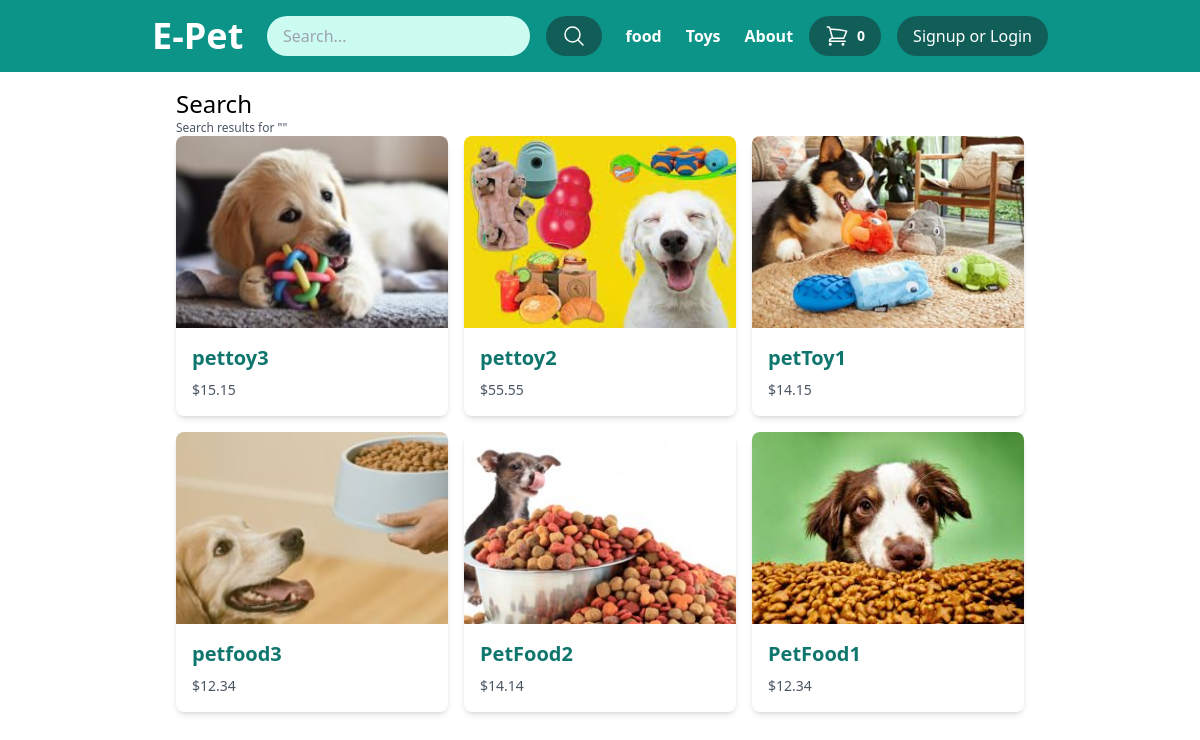
The app's page /search/ with its own data.
### store/models.py (models this page shows, shortened)
class Category(models.Model):
    title = models.CharField(max_length=50)
    slug = models.SlugField(max_length=50)
    class Meta:
        verbose_name_plural = 'Categories'

class Product(models.Model):
    DRAFT = 'draft'
    WAITING_APPROVAL = 'waitingapproval'
    ACTIVE = 'active'
    DELETED = 'deleted'
    STATUS_CHOICES = ((DRAFT, 'Draft'), (WAITING_APPROVAL,
                      'Waiting approval'), (ACTIVE, 'Active'), (DELETED, 'Deleted'),)
    user = models.ForeignKey(
        User, related_name='products', on_delete=models.CASCADE)
    category = models.ForeignKey(
        Category, related_name='products', on_delete=models.CASCADE)
    title = models.CharField(max_length=50)
    slug = models.SlugField(max_length=50)
    description = models.TextField(blank=True)
    price = models.IntegerField()
    image = models.ImageField(
        upload_to='uploads/product_images', blank=True, null=True)
    thumbnail = models.ImageField(
        upload_to='uploads/product_images/thumbnail', blank=True, null=True)
    created_at = models.DateTimeField(auto_now_add=True)
    updated_at = models.DateTimeField(auto_now=True)
    status = models.CharField(
        max_length=50, choices=STATUS_CHOICES, default=ACTIVE)
    class Meta:
        ordering = ('-created_at',)
    def get_display_price(self):
        return self.price/100
    def get_thumbnail(self):
        if self.thumbnail:
            return self.thumbnail.url

### store/views.py (the view)
# urls.py: path('search/', views.search, name='search'),
def search(request):
    query = request.GET.get('query', '')
    products = Product.objects.filter(status=Product.ACTIVE).filter(
        Q(title__icontains=query) | Q(description__icontains=query))
    return render(request, 'store/search.html', {'query': query, 'products': products})

### store/cart.py (called while the page is built)
    def __len__(self):
        return sum(item['quantity'] for item in self.cart.values())

### store/context_processors.py (called while the page is built)
def cart(request):
    return {'cart': Cart(request)}

### store/templatetags/menu.py (called while the page is built)
@register.inclusion_tag('core/menu.html')
def menu():
    categories = Category.objects.all()
    return{'categories': categories}

### store/templates/store/search.html (shortened to what this page needs)
{% extends 'core/base.html' %}
{% block content %}
<h1 class="text-2xl">Search</h1>
<h2 class="text-xs text-gray-600">Search results for "{{ query }}"</h2>
{% if products %}
    {% include 'store/partials/products.html' %}
{% else %}
<p>There are no products matching this query!</p>
{% endif %}
{% endblock %}

### core/templates/core/menu.html
<div class="flex space-x-6 text-white">
    {% for category in categories %}
    <a href="{% url 'category_detail' category.slug %}" class="text-white hover:text-teal-100 font-semibold">{{ category.title }}</a>
    {% endfor %}
    <a href="{% url 'about' %}" class="text-white hover:text-teal-100 font-semibold">About</a>
</div>

### store/templates/store/partials/products.html
<div class="grid grid-cols-1 sm:grid-cols-2 md:grid-cols-3 gap-4">
    {% for product in products %}
      <div class="product bg-white rounded-lg overflow-hidden shadow-md">
        <a href="{% url 'product_detail' product.category.slug product.slug %}">
          <div class="relative h-48">
            <img src="{{ product.get_thumbnail }}" alt="Image of {{ product.title }}" class="object-cover w-full h-full">
          </div>
          <div class="p-4">
            <h2 class="text-xl font-semibold text-teal-700">{{ product.title }}</h2>
            <p class="text-sm text-gray-600 mt-2">${{ product.get_display_price }}</p>
          </div>
        </a>
      </div>
    {% endfor %}
  </div>

### records on screen
Category: title "food"
Category: title "Toys"
Product: get_thumbnail (picture), title "pettoy3", get_display_price "15.15"
Product: get_thumbnail (picture), title "pettoy2", get_display_price "55.55"
Product: get_thumbnail (picture), title "petToy1", get_display_price "14.15"
Product: get_thumbnail (picture), title "petfood3", get_display_price "12.34"
Product: get_thumbnail (picture), title "PetFood2", get_display_price "14.14"
Product: get_thumbnail (picture), title "PetFood1", get_display_price "12.34"

### other values on screen
{{ cart|length }} "0"
